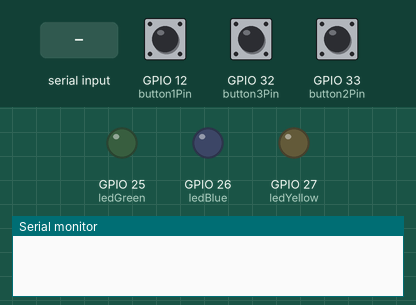
A sketch run on a simulated ESP32. Parts: output pins drawn as LEDs (lit = HIGH), the last lines printed to the serial monitor. The test bench sets the inputs (shaded band); at power-on: GPIO 12 (button1Pin) HIGH, GPIO 32 (button3Pin) HIGH, GPIO 33 (button2Pin) HIGH.

Above: at 1.2 s.
1.3 s: "led1ON\n" received over Serial
At 2.4 s:
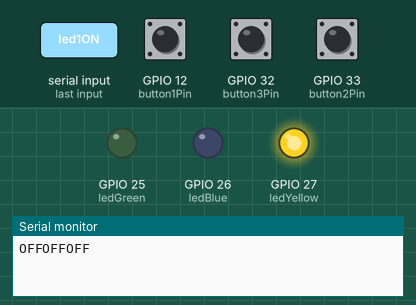
2.8 s: "led2ON\n" received over Serial
At 3.5 s:
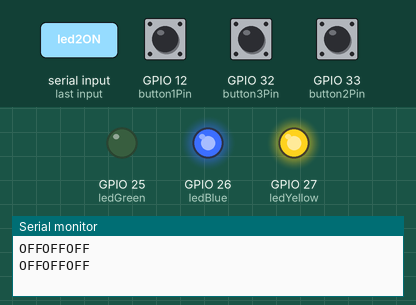
4.3 s: "led1OFF\n" received over Serial
At 4.7 s:
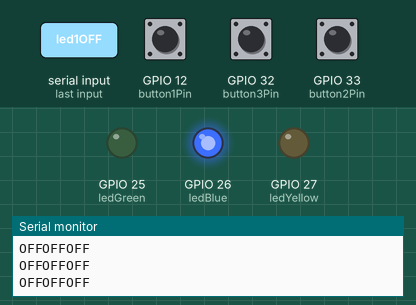
5.8 s: "led3ON\n" received over Serial
At 7.0 s:
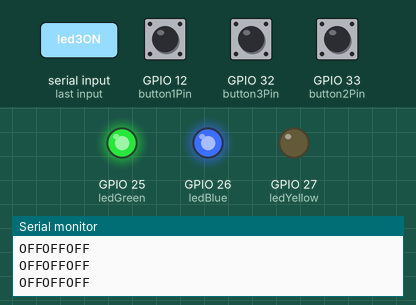
7.3 s: "led2OFF\n" received over Serial
At 8.2 s:
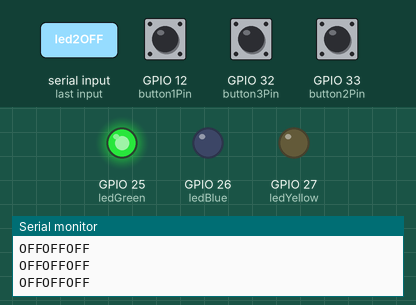
8.8 s: "led3OFF\n" received over Serial
At 9.3 s:
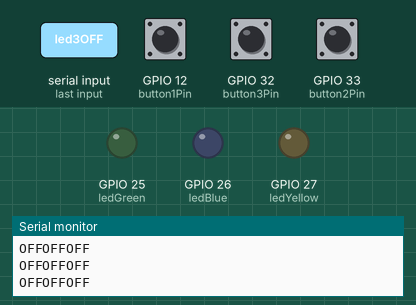
Timing chart, 0 to 11.3 s (numbered marks = the images above; inputs shaded):
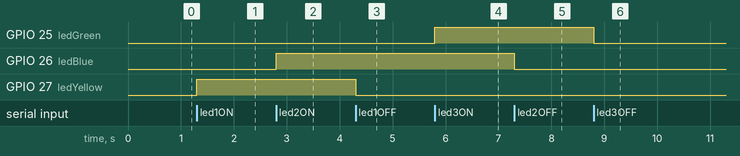

The sketch:

SimpleProject.ino
```cpp
String btnState(uint8_t btnState){
  if(btnState == HIGH){
    return "OFF";
  }
  else return "ON";
}

void task()
{
  enum class TaskStates
  {
    INIT,
    WAIT_COMMANDS
  };
  static TaskStates taskState = TaskStates::INIT;
  constexpr uint8_t ledBlue = 26;
  constexpr uint8_t ledYellow = 27;
  constexpr uint8_t ledGreen = 25;
  constexpr uint8_t button1Pin = 12;
  constexpr uint8_t button2Pin = 33;
  constexpr uint8_t button3Pin = 32;


  switch (taskState)
  {
  case TaskStates::INIT:
  {
    Serial.begin(115200);
    pinMode(ledBlue, OUTPUT);
    pinMode(ledYellow, OUTPUT);
    pinMode(ledGreen, OUTPUT);
    digitalWrite(ledBlue, LOW);
    digitalWrite(ledYellow, LOW);
    digitalWrite(ledGreen, LOW);
    pinMode(button1Pin, INPUT_PULLUP);
    pinMode(button2Pin, INPUT_PULLUP);
    pinMode(button3Pin, INPUT_PULLUP);
    taskState = TaskStates::WAIT_COMMANDS;
    break;
  }
  case TaskStates::WAIT_COMMANDS:
  {
    if (Serial.available() > 0)
    {
      String command = Serial.readStringUntil('\n');

        if (command == "led1ON")
        {
            digitalWrite(ledYellow, HIGH);
        }
        else if (command == "led1OFF")
        {
            digitalWrite(ledYellow, LOW);
        }

        if (command == "led2ON")
        {
            digitalWrite(ledBlue, HIGH);
        }
        else if (command == "led2OFF")
        {
            digitalWrite(ledBlue, LOW);
        }

        if (command == "led3ON")
        {
            digitalWrite(ledGreen, HIGH);
        }
        else if (command == "led3OFF")
        {
            digitalWrite(ledGreen, LOW);
        }

        if (command = "readBUTTONS")
        {
        //Serial.print(" btn1: ");
        Serial.print(btnState(digitalRead(button1Pin)).c_str());
        //Serial.print(" btn2: ");
        Serial.print(btnState(digitalRead(button2Pin)).c_str());
        //Serial.print(" btn3: ");
        Serial.print(btnState(digitalRead(button3Pin)).c_str());
        Serial.print('\n');
      }
    }
    break;
  }
  default:
  {
    break;
  }
  }
}


void setup()
{
  task();
}

void loop()
{
  task();
}
```

Measured:
- after the input at 1.3 s, GPIO 27 (ledYellow): LOW → HIGH at once
- after the input at 2.8 s, GPIO 26 (ledBlue): LOW → HIGH at once
- after the input at 4.3 s, GPIO 27 (ledYellow): HIGH → LOW at once
- after the input at 5.8 s, GPIO 25 (ledGreen): LOW → HIGH at once
- after the input at 7.3 s, GPIO 26 (ledBlue): HIGH → LOW at once
- after the input at 8.8 s, GPIO 25 (ledGreen): HIGH → LOW at once
